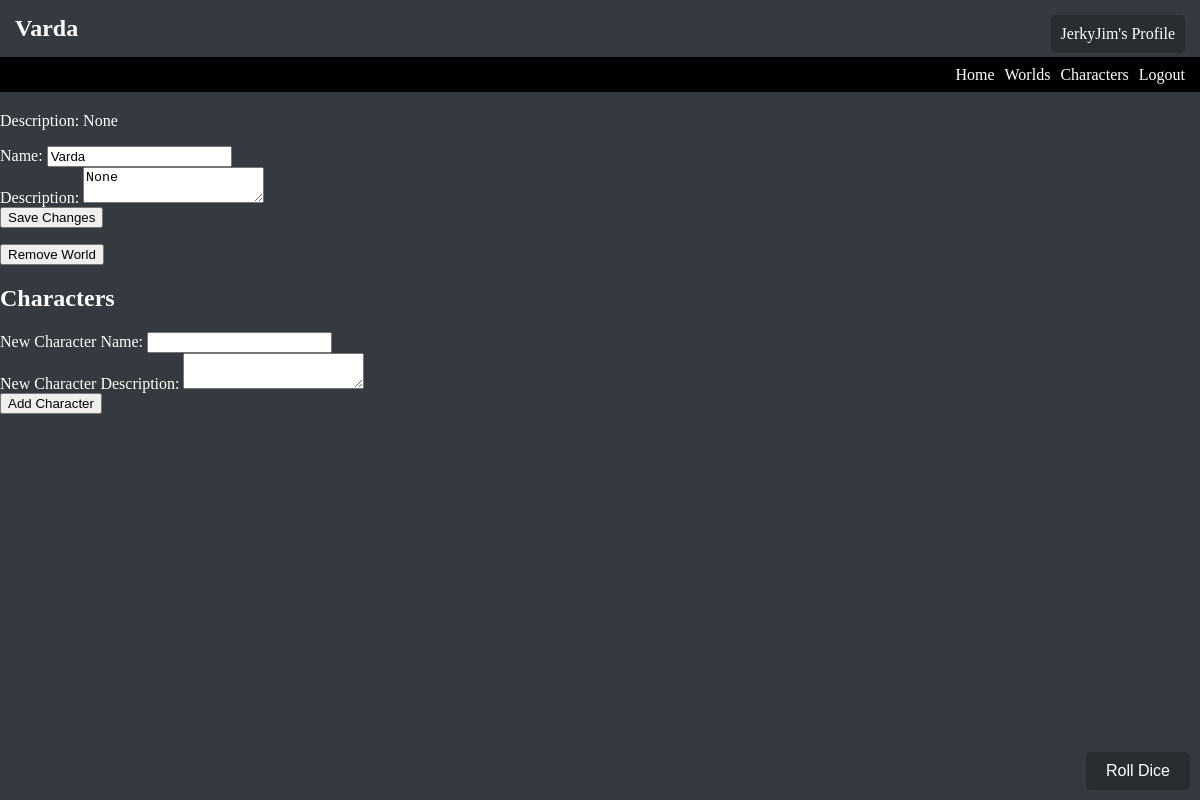
The page /world_detail/1 (signed in) on the database its author committed.
### models.py (models this page shows, shortened)
class World(db.Model):
    id = db.Column(db.Integer, primary_key=True)
    name = db.Column(db.String(100), nullable=False)
    description = db.Column(db.Text, nullable=True)
    created_at = db.Column(db.DateTime, default=datetime.utcnow)
    creator_id = db.Column(db.Integer, db.ForeignKey('user.id'), nullable=False)
    characters = db.relationship('Character', backref='world', lazy=True)

class User(UserMixin, db.Model):
    id = db.Column(db.Integer, primary_key=True)
    username = db.Column(db.String(100), unique=True, nullable=False)
    password_hash = db.Column(db.String(128), nullable=False)
    created_at = db.Column(db.DateTime, default=datetime.utcnow)
    worlds = db.relationship('World', backref='creator', lazy=True)
    characters = db.relationship('Character', backref='user', lazy=True)

### app.py (the view, shortened to what this page needs)
@app.route('/world_detail/<int:world_id>', methods=['GET', 'POST'])
@login_required
def world_detail(world_id):
    world = World.query.get(world_id)
    if world and current_user.id == world.creator_id:
        return render_template('world_detail.html', world=world)
    flash('You do not have permission to view this world.', 'error')
    return redirect(url_for('worlds'))

### app.py (called while the page is built)
@login_manager.user_loader
def load_user(user_id):
    return User.query.get(int(user_id))

### templates/world_detail.html (shortened to what this page needs)
<h1>{{ world.name }}</h1>
{% extends "base.html" %}
{% block content %}
    <p>Description: {{ world.description }}</p>
    <form method="post" action="{{ url_for('edit_world', world_id=world.id) }}">
        <label for="edit_world_name">Name:</label>
        <input type="text" id="edit_world_name" name="edit_world_name" value="{{ world.name }}" required>
        <br>
        <label for="edit_world_description">Description:</label>
        <textarea id="edit_world_description" name="edit_world_description">{{ world.description }}</textarea>
        <br>
        <button type="submit">Save Changes</button>
    </form>
    <form method="post" action="{{ url_for('remove_world', world_id=world.id) }}" onsubmit="return confirm('Are you sure you want to remove this world?');">
        <button type="submit">Remove World</button>
    </form>
    <h2>Characters</h2>
    <form method="post" action="{{ url_for('add_character', world_id=world.id) }}">
        <label for="new_character_name">New Character Name:</label>
        <input type="text" id="new_character_name" name="new_character_name" required>
        <br>
        <label for="new_character_description">New Character Description:</label>
        <textarea id="new_character_description" name="new_character_description"></textarea>
        <br>
        <button type="submit">Add Character</button>
    </form>
{% endblock %}

### templates/base.html (shortened to what this page needs)
<!DOCTYPE html>
<html lang="en">
<head>
    <link rel="stylesheet" href="{{ url_for('static', filename='css/style.css') }}">
</head>
<body>
    <div class="desktop navbar">
        <div class="navbar-links" id="navbarLinks">
            <a href="{{ url_for('index') }}">Home</a>
            <a href="{{ url_for('worlds') }}">Worlds</a>
            <a href="{{ url_for('character_list') }}">Characters</a>
            {% if current_user.is_authenticated %}
                <a href="{{ url_for('logout') }}">Logout</a>
            {% else %}
                <a href="{{ url_for('login') }}">Login</a>
                <a href="{{ url_for('register') }}">Register</a>
            {% endif %}
        </div>
    </div>
    <div class="container">
        {% block content %}{% endblock %}
    </div>
    {% if current_user.is_authenticated %}
        <a href="{{ url_for('profile') }}" class="profile-button">{{ current_user.username }}'s Profile</a>
    {% endif %}
    {% include 'diceRoller.html' %}
</body>
</html>

### static/css/style.css (style rules this page uses)
body { margin: 0; padding: 0; background-color: #343a40; color: #fff; }
h1 { margin: 0; padding: 15px; font-size: 4vw; }
.navbar { background-color: black; height: 35px; display: flex; align-items: center; padding: 0 10px; }
.navbar a { color: #fff; text-decoration: none; margin: 5px; transition: color 0.3s ease; }
.navbar-links { margin-left: auto; display: flex; overflow: hidden; }
@media screen and (min-width: 768px) { h1 { font-size: 2vw; } }
.container { margin-top: 20px; }
.profile-button { position: absolute; top: 15px; right: 15px; padding: 10px; background-color: #292d32; color: #fff; border: none; border-radius: 5px; cursor: pointer; text-decoration: none; }

### rows shown on the page
World: name "Varda", description "None", edit_world_name "Varda", edit_world_description "None"
User: username "JerkyJim"
